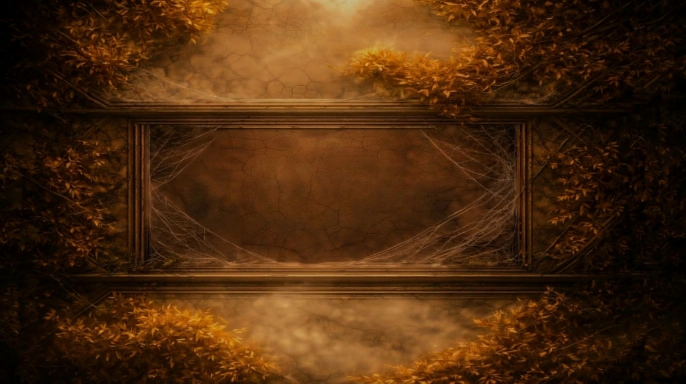
#> input picture raw/master_mason/titulo_hojas/gemini_sin_letras.jpeg, 1372 x 768 px, given in place of bosque_hojarasca.png, which was not available (shown at 1/2 size)
$ python capas.py ../titulo_hojas/gemini_sin_letras.jpeg
#> lines starting #> are read from the running program, lines starting #| are printed output that depends on the picture; after the words box and inside, x2 and y2 are one past the last pixel; in counts of white or black regions, pixels touching at a corner belong together; pictures that were not available may be replaced by others from this repository, and a replacement may not be noted
#> in main, src is the input picture: shape (768, 1372, 3); mean B, G, R 14, 41.3, 74.9
"""El bosque de la hojarasca partido en dos planos para el paralaje (2026-10-13).

Antes el paralaje salia de un mapa de profundidad muy desenfocado (canal B de
bosque_viento.png): casi todo el bosque quedaba como "cerca" y se movia de una
pieza, como un carton. Ahora hay dos capas de verdad que se deslizan una sobre
otra sin deformarse:

  bosque_cerca.png  los troncos oscuros de delante (y sus ramas gruesas), con
                    alfa. En la niebla, oscuro = cerca (perspectiva aerea).
  bosque_lejos.png  todo lo demas (niebla, troncos lejanos, el camino); debajo
                    de los troncos de delante, la niebla de alrededor rellenada
                    (push-pull): al moverse la camara asoma un borde de unos
                    pocos px, que tiene que ser niebla y no un tronco fantasma.

  vista_capas.png   (con --vista, en esta carpeta) lo que va delante marcado y
                    las dos capas desplazadas DESPLAZA_VISTA px una de otra, a
                    un lado y al otro, aclaradas, para revisar el corte.

Uso: python capas.py [--vista]
"""
import os
import sys

import cv2
import numpy as np

AQUI = os.path.dirname(os.path.realpath(__file__))
PROYECTO = os.path.normpath(os.path.join(AQUI, "..", "..", ".."))
SALIDA = os.path.join(PROYECTO, "assets", "world", "hojarasca")

OSCURO = 0.07        # luminancia (suavizada) por debajo: tronco de delante
GRUESO_PX = 11       # lo mas fino que esto no siembra (ramitas, bordes)
CRECE_PX = 180       # cuanto se extiende la semilla por lo oscuro pegado a ella
CRECE_OSCURO = 0.07  # lo que se considera oscuro al extenderse
BORDE_PX = 3         # la capa de delante se lleva un pelin de su borde
HUECO_PX = 8         # lo que se rellena en la de detras (mas que el borde)
DESPLAZA_VISTA = 24


def luminancia(img):
	return 0.2126 * img[..., 2] + 0.7152 * img[..., 1] + 0.0722 * img[..., 0]
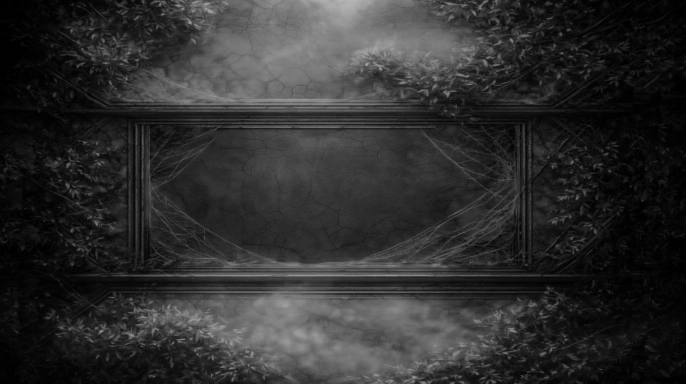
#> returned value: shape (768, 1372) float32 (shown at 1/2 size); min 0, max 0.716, mean 0.182


def disco(r):
	return cv2.getStructuringElement(cv2.MORPH_ELLIPSE, (2 * r + 1, 2 * r + 1))


def mascara_cerca(img):
	lum = luminancia(img)
	l4 = cv2.GaussianBlur(lum, (0, 0), 4)
	semilla = (l4 < OSCURO).astype(np.uint8)
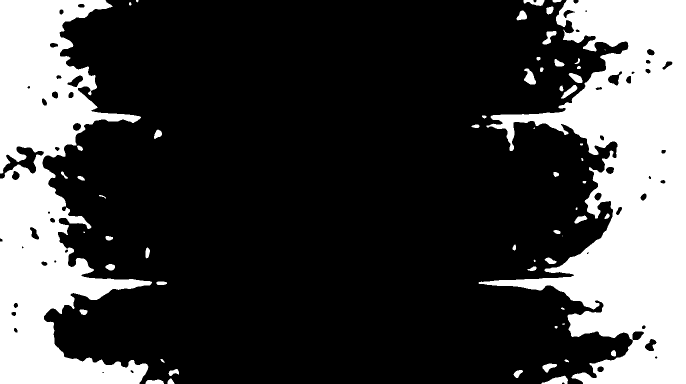
#> semilla: shape (768, 1372) (shown at 1/2 size); values 0 (black) and 1 (white), 26.5% white; 58 white regions (9 under 20 px), largest, box (x1, y1, x2, y2) and area: (957, 0, 1372, 768) 156113, (0, 0, 304, 768) 116470, (1083, 751, 1136, 768) 522
	# Solo lo grueso siembra: troncos y ramas principales.
	semilla = cv2.morphologyEx(semilla, cv2.MORPH_OPEN, disco(GRUESO_PX // 2))
#> semilla: shape (768, 1372); values 0 (black) and 1 (white), 25.8% white; 26 white regions, largest, box (x1, y1, x2, y2) and area: (989, 0, 1372, 768) 152446, (0, 310, 296, 768) 64820, (0, 0, 278, 347) 49893
	n, etiquetas, stats, _ = cv2.connectedComponentsWithStats(semilla)
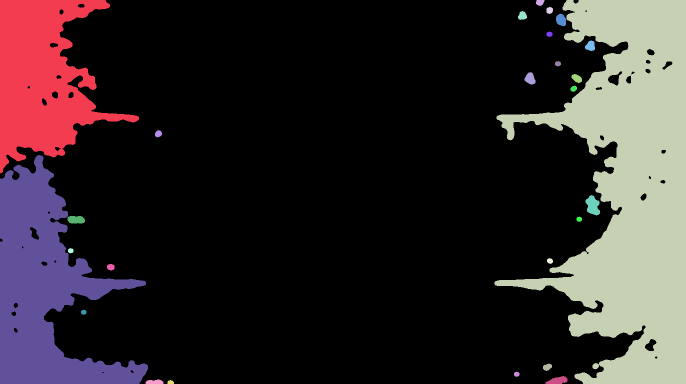
#> etiquetas: shape (768, 1372) int32 (shown at 1/2 size); 27 distinct labels, from 0 to 26; one colour per label, 0 black
#> n = 27; stats = 27 rows, first 6: [0, 0, 1345, 768, 781334], [0, 0, 278, 347, 49893], [1072, 0, 17, 12, 158], [989, 0, 383, 768, 152446], [1093, 14, 13, 14, 145], [1036, 22, 18, 18, 233]
	grande = np.zeros_like(semilla)
	for i in range(1, n):
		if stats[i, cv2.CC_STAT_AREA] > 6000:
			grande[etiquetas == i] = 1
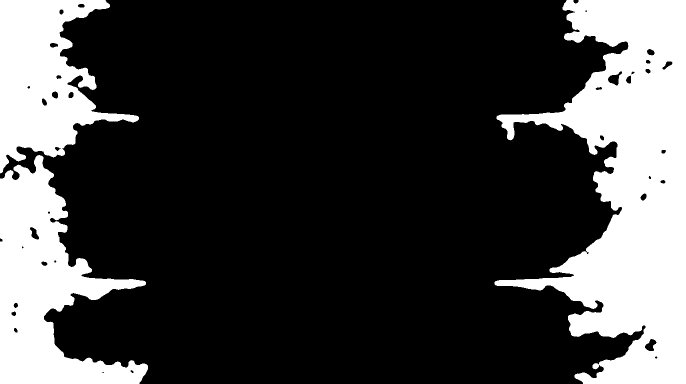
#> grande: shape (768, 1372) (shown at 1/2 size); values 0 (black) and 1 (white), 25.4% white; 3 white regions, box (x1, y1, x2, y2) and area: (989, 0, 1372, 768) 152446, (0, 310, 296, 768) 64820, (0, 0, 278, 347) 49893
	# Se extiende por lo oscuro que le toca (sus ramas, el borde del tronco),
	# poco a poco para no saltar a otro arbol por una rama que se cruza.
	oscuro = (cv2.GaussianBlur(lum, (0, 0), 1.5) < CRECE_OSCURO).astype(np.uint8)
#> oscuro: shape (768, 1372); values 0 (black) and 1 (white), 27.6% white; 320 white regions (143 under 20 px), largest, box (x1, y1, x2, y2) and area: (944, 0, 1372, 768) 153729, (0, 0, 352, 768) 116009, (964, 248, 1030, 304) 1082
	m = grande.copy()
	for _ in range(CRECE_PX // 3):
		m = cv2.dilate(m, disco(3)) & (oscuro | grande)
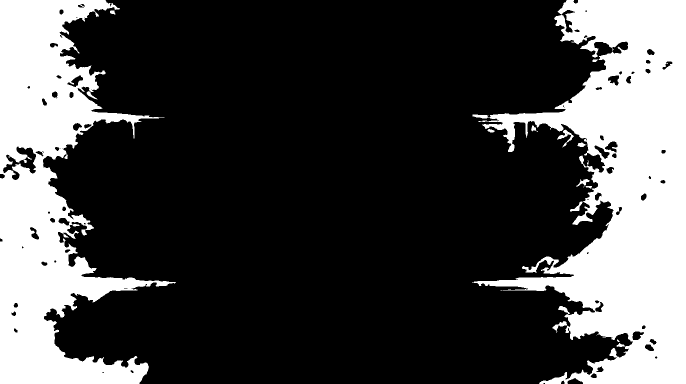
#> m: shape (768, 1372) (shown at 1/2 size); values 0 (black) and 1 (white), 27.1% white; 15 white regions (4 under 20 px), largest, box (x1, y1, x2, y2) and area: (944, 0, 1372, 768) 162656, (0, 0, 352, 768) 121327, (1114, 259, 1148, 295) 313
	m = cv2.morphologyEx(m, cv2.MORPH_CLOSE, disco(4))
#> m: shape (768, 1372); values 0 (black) and 1 (white), 28% white; 2 white regions, box (x1, y1, x2, y2) and area: (944, 0, 1372, 768) 169651, (0, 0, 352, 768) 125445
#> in main, `hueco = cv2.dilate(m, disco(HUECO_PX)).astype(np.float32)`: hueco: shape (768, 1372) float32; values 0 (black) and 1 (white), 32.8% white; 2 white regions, box (x1, y1, x2, y2) and area: (936, 0, 1372, 768) 197462, (0, 0, 360, 768) 147933
	return m


def rellenar(img, peso):
	"""Push-pull: lo que no tiene peso se rellena con lo de alrededor."""
	niveles = []
	p = img * peso[..., None]
	w = peso.copy()
	while min(w.shape) > 4:
		niveles.append((p, w))
		h, an = w.shape
		tam = ((an + 1) // 2, (h + 1) // 2)
		p = cv2.resize(p, tam, interpolation=cv2.INTER_AREA)
		w = cv2.resize(w, tam, interpolation=cv2.INTER_AREA)
#> this loop made 8 passes
#> pass 1, in rellenar, `w = cv2.resize(w, tam, interpolation=cv2.INTER_AREA)`:
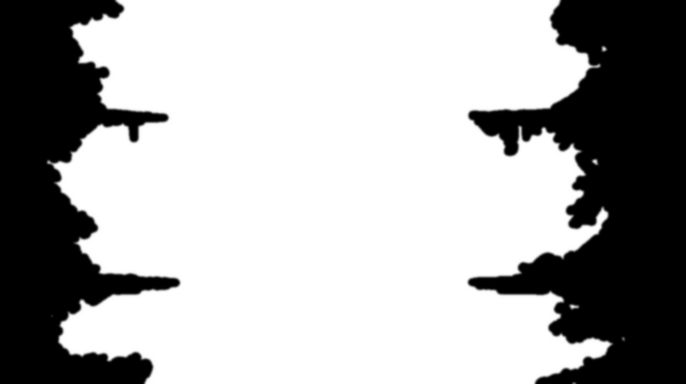
#> w: shape (384, 686) float32; min 0, max 1, mean 0.672
#> after the loop, niveles = 8 items
	c = p / np.maximum(w, 1e-6)[..., None]
	for p, w in reversed(niveles):
		h, an = w.shape
		arriba = cv2.resize(c, (an, h), interpolation=cv2.INTER_LINEAR)
		c = p + (1.0 - w)[..., None] * arriba
#> this loop made 8 passes
#> (h, an) on passes 1 to 8: (6, 11), (12, 22), (24, 43), (48, 86), (96, 172), (192, 343), (384, 686), (768, 1372)
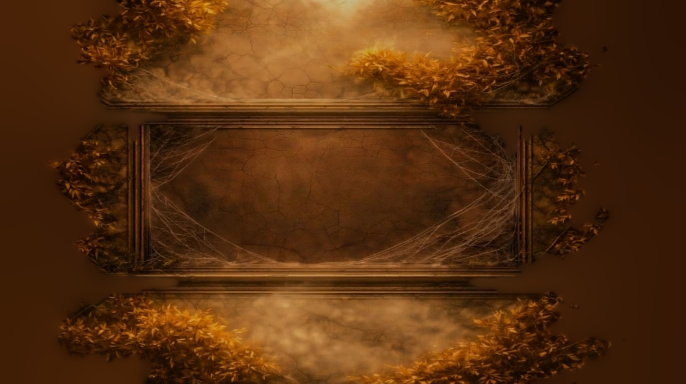
#> c: shape (768, 1372, 3) float32 (shown at 1/2 size); mean of channels 0, 1, 2 0.0596, 0.185, 0.341; drawn as B, G, R
		# p ya va multiplicado por w (cobertura 0..1).
	return c


def main():
	src = cv2.imread(os.path.join(AQUI, "bosque_hojarasca.png"), cv2.IMREAD_COLOR)   # la fuente, aqui (el juego no la usa)
	img = src.astype(np.float32) / 255.0
	m = mascara_cerca(img)
	alfa = cv2.GaussianBlur(cv2.dilate(m, disco(BORDE_PX)).astype(np.float32), (0, 0), 1.2)
	hueco = cv2.dilate(m, disco(HUECO_PX)).astype(np.float32)
	hueco = cv2.GaussianBlur(hueco, (0, 0), 2.0)
	lejos = rellenar(img, np.clip(1.0 - hueco, 0.0, 1.0))
	lejos = np.clip(lejos, 0.0, 1.0)

	cerca = np.concatenate([img, alfa[..., None]], -1)
	cv2.imwrite(os.path.join(SALIDA, "bosque_cerca.png"), (cerca * 255.0 + 0.5).astype(np.uint8))
	cv2.imwrite(os.path.join(SALIDA, "bosque_lejos.png"), (lejos * 255.0 + 0.5).astype(np.uint8))
	print("cerca: %.1f %% de la imagen" % (100.0 * m.mean()))
#| cerca: 28.0 % de la imagen
	if "--vista" in sys.argv:
		vista(img, m, alfa, lejos)


def vista(img, m, alfa, lejos):
	# En el juego van mucho mas oscuras: aclaradas para ver el corte.
	filas = []
	for d in (-DESPLAZA_VISTA, DESPLAZA_VISTA):
		mov = np.float32([[1, 0, d], [0, 1, 0]])
		h, an = alfa.shape
		c2 = cv2.warpAffine(img, mov, (an, h), borderMode=cv2.BORDER_REPLICATE)
		a2 = cv2.warpAffine(alfa, mov, (an, h), borderMode=cv2.BORDER_REPLICATE)[..., None]
		comp = lejos * (1.0 - a2) + c2 * a2
		filas.append(np.clip(comp * 2.2, 0.0, 1.0))
	hoja = np.concatenate(filas, 0)
	marca = img.copy()
	marca[m > 0] = marca[m > 0] * 0.4 + np.float32([0.1, 0.1, 0.9]) * 0.6
	hoja = np.concatenate([np.clip(marca * 2.2, 0.0, 1.0), hoja], 0)
	hoja = cv2.resize(hoja, (hoja.shape[1] // 2, hoja.shape[0] // 2), interpolation=cv2.INTER_AREA)
	cv2.imwrite(os.path.join(AQUI, "vista_capas.png"), (hoja * 255.0).astype(np.uint8))


if __name__ == "__main__":
	main()
